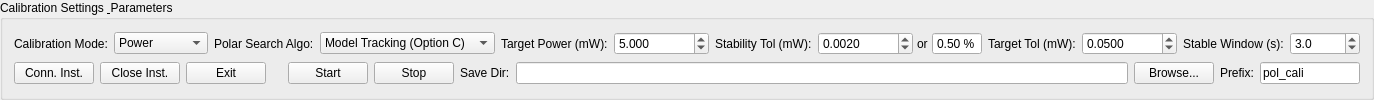
         <widget class="QGroupBox" name="grp_config">
          <property name="title">
           <string>Calibration Settings &amp; Parameters</string>
          </property>
          <layout class="QGridLayout" name="grid_config">
           <item row="0" column="0">
            <widget class="QLabel" name="lbl_scan_mode">
             <property name="text">
              <string>Calibration Mode:</string>
             </property>
            </widget>
           </item>
           <item row="0" column="1">
            <widget class="QComboBox" name="combo_scan_mode">
             <item>
              <property name="text">
               <string>Power</string>
              </property>
             </item>
             <item>
              <property name="text">
               <string>Polarization</string>
              </property>
             </item>
            </widget>
           </item>
           <item row="0" column="2">
            <widget class="QLabel" name="lbl_polar_search">
             <property name="text">
              <string>Polar Search Algo:</string>
             </property>
            </widget>
           </item>
           <item row="0" column="3">
            <widget class="QComboBox" name="combo_polar_search">
             <item>
              <property name="text">
               <string>Model Tracking (Option C)</string>
              </property>
             </item>
             <item>
              <property name="text">
               <string>Sequential Step (Option A)</string>
              </property>
             </item>
             <item>
              <property name="text">
               <string>Binary Search (Option B)</string>
              </property>
             </item>
            </widget>
           </item>
           <item row="0" column="4">
            <widget class="QLabel" name="lbl_target_power">
             <property name="text">
              <string>Target Power (mW):</string>
             </property>
            </widget>
           </item>
           <item row="0" column="5">
            <widget class="QDoubleSpinBox" name="spin_target_power">
             <property name="minimumSize">
              <size>
               <width>95</width>
               <height>0</height>
              </size>
             </property>
             <property name="decimals">
              <number>3</number>
             </property>
             <property name="maximum">
              <double>10000.000000000000000</double>
             </property>
             <property name="value">
              <double>5.000000000000000</double>
             </property>
            </widget>
           </item>
           <item row="0" column="6">
            <widget class="QLabel" name="lbl_stability_tol">
             <property name="toolTip">
              <string>&lt;html&gt;&lt;body&gt;&lt;p&gt;&lt;b&gt;Stability Tol: absolute value or % of the reading, whichever is larger&lt;/b&gt;&lt;/p&gt;&lt;p&gt;The reading counts as stable when all readings in the last Stable Window (one every Refresh) lie within max(absolute, % x reading): max - min &amp;lt;= that. Used in both modes.&lt;/p&gt;&lt;p&gt;The absolute value is the floor at low power: set it above the detector noise there. The percentage follows the power, for the laser fluctuations at high power. 0 % = absolute value only.&lt;/p&gt;&lt;p&gt;To measure the noise: Power mode, Stage 1 Step NO. 1 at the angle of interest, both values 0. The point never passes, and for 60 s the log shows max - min of every window.&lt;/p&gt;&lt;/body&gt;&lt;/html&gt;</string>
             </property>
             <property name="text">
              <string>Stability Tol (mW):</string>
             </property>
            </widget>
           </item>
           <item row="0" column="7">
            <layout class="QHBoxLayout" name="layout_stability_tol">
             <property name="spacing">
              <number>4</number>
             </property>
             <item>
              <widget class="QDoubleSpinBox" name="spin_stability_tol">
               <property name="minimumSize">
                <size>
                 <width>95</width>
                 <height>0</height>
                </size>
               </property>
               <property name="toolTip">
                <string>&lt;html&gt;&lt;body&gt;&lt;p&gt;&lt;b&gt;Stability Tol: absolute value or % of the reading, whichever is larger&lt;/b&gt;&lt;/p&gt;&lt;p&gt;The reading counts as stable when all readings in the last Stable Window (one every Refresh) lie within max(absolute, % x reading): max - min &amp;lt;= that. Used in both modes.&lt;/p&gt;&lt;p&gt;The absolute value is the floor at low power: set it above the detector noise there. The percentage follows the power, for the laser fluctuations at high power. 0 % = absolute value only.&lt;/p&gt;&lt;p&gt;To measure the noise: Power mode, Stage 1 Step NO. 1 at the angle of interest, both values 0. The point never passes, and for 60 s the log shows max - min of every window.&lt;/p&gt;&lt;/body&gt;&lt;/html&gt;</string>
               </property>
               <property name="decimals">
                <number>4</number>
               </property>
               <property name="maximum">
                <double>100.000000000000000</double>
               </property>
               <property name="value">
                <double>0.002000000000000</double>
               </property>
              </widget>
             </item>
             <item>
              <widget class="QLabel" name="lbl_stability_tol_or">
               <property name="toolTip">
                <string>&lt;html&gt;&lt;body&gt;&lt;p&gt;&lt;b&gt;Stability Tol: absolute value or % of the reading, whichever is larger&lt;/b&gt;&lt;/p&gt;&lt;p&gt;The reading counts as stable when all readings in the last Stable Window (one every Refresh) lie within max(absolute, % x reading): max - min &amp;lt;= that. Used in both modes.&lt;/p&gt;&lt;p&gt;The absolute value is the floor at low power: set it above the detector noise there. The percentage follows the power, for the laser fluctuations at high power. 0 % = absolute value only.&lt;/p&gt;&lt;p&gt;To measure the noise: Power mode, Stage 1 Step NO. 1 at the angle of interest, both values 0. The point never passes, and for 60 s the log shows max - min of every window.&lt;/p&gt;&lt;/body&gt;&lt;/html&gt;</string>
               </property>
               <property name="text">
                <string>or</string>
               </property>
              </widget>
             </item>
             <item>
              <widget class="QDoubleSpinBox" name="spin_stability_tol_pct">
               <property name="minimumSize">
                <size>
                 <width>50</width>
                 <height>0</height>
                </size>
               </property>
               <property name="maximumSize">
                <size>
                 <width>50</width>
                 <height>16777215</height>
                </size>
               </property>
               <property name="toolTip">
                <string>&lt;html&gt;&lt;body&gt;&lt;p&gt;&lt;b&gt;Stability Tol: absolute value or % of the reading, whichever is larger&lt;/b&gt;&lt;/p&gt;&lt;p&gt;The reading counts as stable when all readings in the last Stable Window (one every Refresh) lie within max(absolute, % x reading): max - min &amp;lt;= that. Used in both modes.&lt;/p&gt;&lt;p&gt;The absolute value is the floor at low power: set it above the detector noise there. The percentage follows the power, for the laser fluctuations at high power. 0 % = absolute value only.&lt;/p&gt;&lt;p&gt;To measure the noise: Power mode, Stage 1 Step NO. 1 at the angle of interest, both values 0. The point never passes, and for 60 s the log shows max - min of every window.&lt;/p&gt;&lt;/body&gt;&lt;/html&gt;</string>
               </property>
               <property name="buttonSymbols">
                <enum>QAbstractSpinBox::NoButtons</enum>
               </property>
               <property name="suffix">
                <string> %</string>
               </property>
               <property name="decimals">
                <number>2</number>
               </property>
               <property name="maximum">
                <double>10.000000000000000</double>
               </property>
               <property name="singleStep">
                <double>0.100000000000000</double>
               </property>
               <property name="value">
                <double>0.500000000000000</double>
               </property>
              </widget>
             </item>
            </layout>
           </item>
           <item row="0" column="8">
            <widget class="QLabel" name="lbl_target_tol">
             <property name="toolTip">
              <string>Polarization mode: a Stage 1 angle is accepted when |P - Target Power| is no more than this and the power is stable. Keep it at least the Stability Tol at the target, otherwise noise can keep a stable reading from matching. Not used in Power mode.</string>
             </property>
             <property name="text">
              <string>Target Tol (mW):</string>
             </property>
            </widget>
           </item>
           <item row="0" column="9">
            <widget class="QDoubleSpinBox" name="spin_target_tol">
             <property name="minimumSize">
              <size>
               <width>95</width>
               <height>0</height>
              </size>
             </property>
             <property name="toolTip">
              <string>Polarization mode: a Stage 1 angle is accepted when |P - Target Power| is no more than this and the power is stable. Keep it at least the Stability Tol at the target, otherwise noise can keep a stable reading from matching. Not used in Power mode.</string>
             </property>
             <property name="decimals">
              <number>4</number>
             </property>
             <property name="maximum">
              <double>100.000000000000000</double>
             </property>
             <property name="value">
              <double>0.050000000000000</double>
             </property>
            </widget>
           </item>
           <item row="0" column="10">
            <widget class="QLabel" name="lbl_stable_window">
             <property name="toolTip">
              <string>&lt;html&gt;&lt;body&gt;&lt;p&gt;&lt;b&gt;Stable Window (s)&lt;/b&gt;&lt;/p&gt;&lt;p&gt;After each stage move the detector is read every Refresh (ms). The reading counts as stable as soon as all readings in the last Stable Window lie within Stability Tol (max - min), and their mean is recorded. Default 3 s at 500 ms = 7 readings.&lt;/p&gt;&lt;p&gt;While the reading still changes after the move the window does not pass, so no separate wait time is needed. A measurement that is not stable within 60 s is recorded with Stable = False and noted in the ScanLog.&lt;/p&gt;&lt;p&gt;Lock-in: keep Stable Window at least 5 x the time constant and Refresh at least the time constant.&lt;/p&gt;&lt;/body&gt;&lt;/html&gt;</string>
             </property>
             <property name="text">
              <string>Stable Window (s):</string>
             </property>
            </widget>
           </item>
           <item row="0" column="11">
            <widget class="QDoubleSpinBox" name="spin_stable_window">
             <property name="minimumSize">
              <size>
               <width>70</width>
               <height>0</height>
              </size>
             </property>
             <property name="toolTip">
              <string>&lt;html&gt;&lt;body&gt;&lt;p&gt;&lt;b&gt;Stable Window (s)&lt;/b&gt;&lt;/p&gt;&lt;p&gt;After each stage move the detector is read every Refresh (ms). The reading counts as stable as soon as all readings in the last Stable Window lie within Stability Tol (max - min), and their mean is recorded. Default 3 s at 500 ms = 7 readings.&lt;/p&gt;&lt;p&gt;While the reading still changes after the move the window does not pass, so no separate wait time is needed. A measurement that is not stable within 60 s is recorded with Stable = False and noted in the ScanLog.&lt;/p&gt;&lt;p&gt;Lock-in: keep Stable Window at least 5 x the time constant and Refresh at least the time constant.&lt;/p&gt;&lt;/body&gt;&lt;/html&gt;</string>
             </property>
             <property name="decimals">
              <number>1</number>
             </property>
             <property name="minimum">
              <double>0.500000000000000</double>
             </property>
             <property name="maximum">
              <double>30.000000000000000</double>
             </property>
             <property name="singleStep">
              <double>0.500000000000000</double>
             </property>
             <property name="value">
              <double>3.000000000000000</double>
             </property>
            </widget>
           </item>

           <!-- Instrument buttons, Run Controls & Save Directory in one row -->
           <item row="1" column="0" colspan="12">
            <layout class="QHBoxLayout" name="layout_run">
             <item>
              <widget class="QPushButton" name="btn_connect_all">
               <property name="minimumSize">
                <size>
                 <width>70</width>
                 <height>0</height>
                </size>
               </property>
               <property name="text">
                <string>Conn. Inst.</string>
               </property>
              </widget>
             </item>
             <item>
              <widget class="QPushButton" name="btn_disconnect_all">
               <property name="minimumSize">
                <size>
                 <width>70</width>
                 <height>0</height>
                </size>
               </property>
               <property name="text">
                <string>Close Inst.</string>
               </property>
              </widget>
             </item>
             <item>
              <widget class="QPushButton" name="btn_exit">
               <property name="minimumSize">
                <size>
                 <width>70</width>
                 <height>0</height>
                </size>
               </property>
               <property name="text">
                <string>Exit</string>
               </property>
              </widget>
             </item>
             <item>
              <spacer name="run_gap_spacer">
               <property name="orientation">
                <enum>Qt::Horizontal</enum>
               </property>
               <property name="sizeType">
                <enum>QSizePolicy::Fixed</enum>
               </property>
               <property name="sizeHint" stdset="0">
                <size>
                 <width>16</width>
                 <height>0</height>
                </size>
               </property>
              </spacer>
             </item>
             <item>
              <widget class="QPushButton" name="btn_start_scan">
               <property name="minimumSize">
                <size>
                 <width>70</width>
                 <height>0</height>
                </size>
               </property>
               <property name="text">
                <string>Start</string>
               </property>
              </widget>
             </item>
             <item>
              <widget class="QPushButton" name="btn_stop_scan">
               <property name="minimumSize">
                <size>
                 <width>70</width>
                 <height>0</height>
                </size>
               </property>
               <property name="text">
                <string>Stop</string>
               </property>
              </widget>
             </item>
             <item>
              <widget class="QLabel" name="lbl_save_dir">
               <property name="text">
                <string>Save Dir:</string>
               </property>
              </widget>
             </item>
             <item>
              <widget class="QLineEdit" name="line_save_dir"/>
             </item>
             <item>
              <widget class="QPushButton" name="btn_browse_dir">
               <property name="text">
                <string>Browse...</string>
               </property>
              </widget>
             </item>
             <item>
              <widget class="QLabel" name="lbl_file_prefix">
               <property name="text">
                <string>Prefix:</string>
               </property>
              </widget>
             </item>
             <item>
              <widget class="QLineEdit" name="line_file_prefix">
               <property name="maximumSize">
                <size>
                 <width>100</width>
                 <height>16777215</height>
                </size>
               </property>
               <property name="text">
                <string>pol_cali</string>
               </property>
              </widget>
             </item>
            </layout>
           </item>
          </layout>
         </widget>
